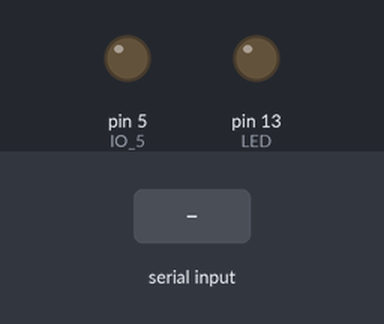
Bench run of a sketch on a simulated Arduino Uno, built with avr-gcc and run on an emulated ATmega328P. Parts: output pins drawn as LEDs (lit = HIGH). Inputs (shaded band) come from the test bench.

Above: at 1.2 s.
1.3 s: byte 10 (10) received over Serial
At 2.5 s:
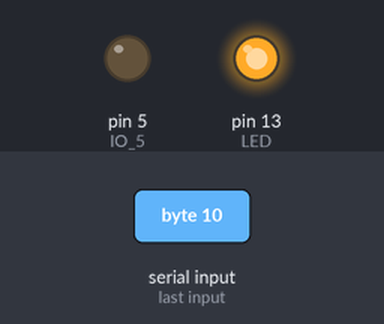
2.8 s: byte 30 (30) received over Serial
At 3.6 s:
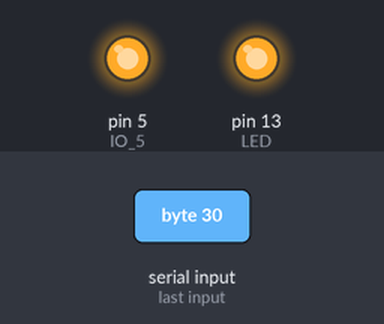
4.3 s: byte 20 (20) received over Serial
At 4.8 s:
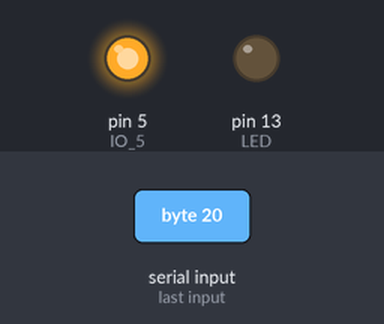
5.8 s: "d" received over Serial
At 7.1 s:
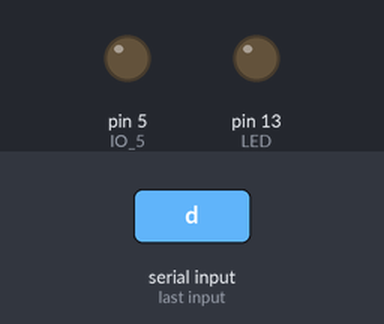
Timing chart, 0 to 8.3 s (numbered marks = the images above; inputs shaded):
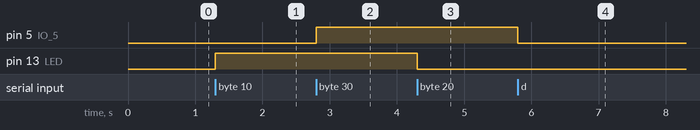

The sketch:

Ports.pde
```cpp
// Franzis Arduino
// Ports über DOT.NET steuern

int LED=13;
int IO_5=5;
int input=0;


void setup()
{
  Serial.begin(9600);
  pinMode(LED,OUTPUT);
  pinMode(IO_5,OUTPUT);
}


void loop()
{

  input=Serial.read();

  switch(input)
  {
    case 10:
    digitalWrite(LED,HIGH);
    break;

    case 20:
    digitalWrite(LED,LOW);
    break;

    case 30:
    digitalWrite(IO_5,HIGH);
    break;

    case 40:
    digitalWrite(IO_5,LOW);
    break;

    case 100:
    digitalWrite(LED,LOW);
    digitalWrite(IO_5,LOW);
    break;

  }


}
```

Measured:
- after the input at 1.3 s, pin 13 (LED): LOW → HIGH at once
- after the input at 2.8 s, pin 5 (IO_5): LOW → HIGH at once
- after the input at 4.3 s, pin 13 (LED): HIGH → LOW at once
- after the input at 5.8 s, pin 5 (IO_5): HIGH → LOW at once
